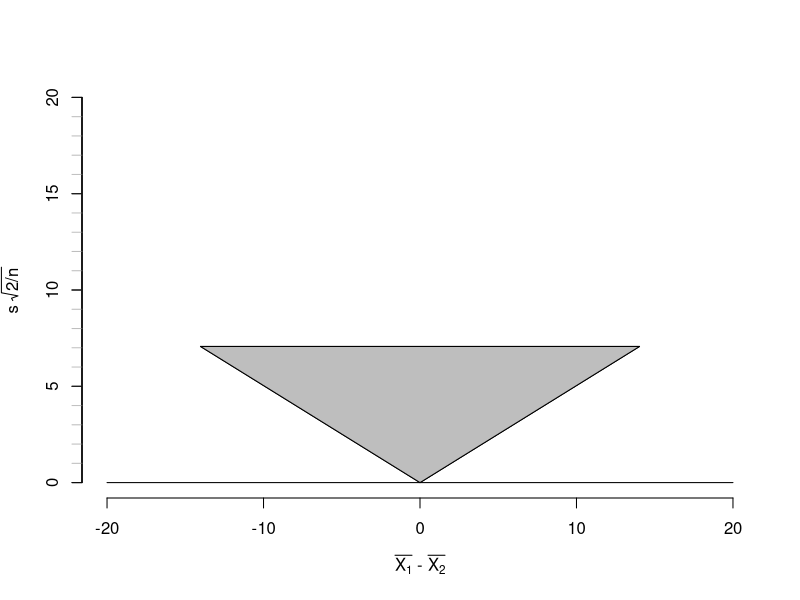

This chart was generated by the following R code: (Note: this script raises an error after producing the figure.)
################################################
####        APPROCHE DE LA PUISSANCE        ####
################################################

# paramètres de départ
alpha <- .05
required_power <- .80
n <- 50
df <- 2*n-2
theta <- 20   

# Différences de moyennes testées 
meandiff <- seq(-theta,theta,.0001) # différence de moyennes

# t critique (en deça duquel on va NRH0)
t_crit <- qt(1-alpha/2,df) # on conclura au NRH0 si t < 2.228 
# t = meandiff/SE <--> SE = meandiff/t 
# avec SE = S*sqrt(2/n) et S = écart-type poolé
# En fonction de meandiff, le SE au delà duquel on conclura
# au NRH0 sera calculé comme suit:
crit_SE <- abs(meandiff)/t_crit#  quand n1=n2=n

# Attention, on interprétera un NRH0 comme "preuve" d'équivalence QUE SI
# On atteind une puissance minimale donnée (cf. required_power; e.g.: 80%)

# Sachant cela, quel sera le SE maximum autorisé?

library(pwr)
res <- pwr.t.test(n=n,sig.level=alpha,
           power=required_power,
           type="two.sample",
           alternative="two.sided")
d_min <- res$d # taille d'effet standardisée qui permet d'atteindre la
               # puissance requise

S_max <- theta/d_min # d_min <- theta/S_max <--> S_max = theta/d_min
SE_max <- S_max*sqrt(2/n) # SE <- S*sqrt(2/N)

################################################
####                  TOST                  ####
################################################

# Différences de moyennes testées 
theta1 <- -theta
theta2 <- theta

# Rappel: équivalence si l'IC à 1-2alpha est entièrement inclus entre theta1 et theta2.
#t critique 
t_crit_TOST <- qt(1-alpha,df) # 1-alpha au lieu de 1-alpha/2, car on calcule l'IC à 1-2alpha%

#Rappel: IC autour de meandiff = meandiff+-t_crit*SE
# Si meandiff = 0 (le meilleur des cas), t_crit*SE ne peut pas dépasser theta2 (=20)
# c'est-à-dire theta2-abs(meandiff)
# t_crit*SE < theta2-abs(meandiff) <--> SE < [theta2-abs(meandiff)]/t_crit 
# = theta2/t_crit quand meandiff=0
SE_max_TOST <- theta2/t_crit_TOST # 11.03472

# Si -theta2 < meandiff < theta2, t_crit*SE ne peut pas dépasser theta2-abs(meandiff)
# ex.: si meandiff = 1, et que theta2 = 20, le demi intervalle de confiance ne 
# peut pas valoir plus de 19 sinon la borne sup sortira de la zone d'équivalence.
# idem si meandiff = -1.

# Pour conclure à l'équivalence
# t_crit_TOST*SE < theta2-abs(meandiff) <--> abs(meandiff) < theta2-t_crit_TOST*SE
# SE < [theta2-abs(meandiff)]/t_crit_TOST

crit_SE_TOST <- (theta2-abs(meandiff))/t_crit_TOST

# Représentation graphique:


setwd("C:/Users/Admin/OneDrive/Documents/Github projects/thesis/Chapitre 5/Illustration")
png("Fig1.png",width=1500,height=1500, units = "px", res = 300)
ylimsup <- round(SE_max*3/100,1)*100 # pour que la lim supérieure soit un multiple de 10
# valant approximativement le double du SE_max
plot(0,0,
     pch=19,cex=.01,ylim=c(0,ylimsup),xlim=c(-theta,theta),col="white",
     bty="n",
     xlab=expression(paste(bar(X[1])," - ",bar(X[2]))),
     ylab=expression(paste("s ",sqrt(paste(2,"/n"))))
)
axis(2,at=0:ylimsup,labels=rep("",length(0:ylimsup)),col.ticks="grey")
axis(2,at=seq(0,ylimsup,5),labels=rep("",length(seq(0,ylimsup,5))),col.ticks="black")

# Partie qui se rapporte à l'approche de la puissance
SE_max_data<-max(crit_SE[crit_SE<=SE_max]) # dans le vecteur crit_SE, quel est celui qui  
                                           # se rapproche le plus du SE_max?
segments(0,crit_SE[meandiff==0],meandiff[crit_SE==SE_max_data],SE_max_data)
segments(meandiff[crit_SE==SE_max_data][1],SE_max_data,
         meandiff[crit_SE==SE_max_data][2],SE_max_data)
x <- c(meandiff[crit_SE==SE_max_data][1],0,meandiff[crit_SE==SE_max_data][2])
y <- c(SE_max_data,0,SE_max_data)
polygon(x, y,col="grey")

# Partie qui se rapporte au TOST
segments(theta1,0,theta2,0)
segments(theta1,0,0,SE_max_dataTOST)
segments(0,SE_max_dataTOST,theta2,0)
x <- c(theta1,0,theta2)
y <- c(0,SE_max_dataTOST,0)
polygon(x, y,density=20)

dev.off()



#setwd("C:/Users/Admin/OneDrive/Documents/Github projects/thesis/Chapitre 5/Illustration")
plot(meandiff,crit_SE_TOST,pch=19,cex=.1)
abline(h=SE_max_TOST)

segments(0,crit_SE[meandiff==0],meandiff[crit_SE==SE_max_data],SE_max_data)
segments(meandiff[crit_SE==SE_max_data][1],SE_max_data,
         meandiff[crit_SE==SE_max_data][2],SE_max_data)
x <- c(meandiff[crit_SE==SE_max_data][1],0,meandiff[crit_SE==SE_max_data][2])
y <- c(SE_max_data,0,SE_max_data)
polygon(x, y,col="grey")
dev.off()
